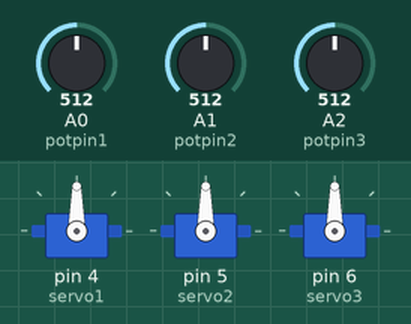
Bench run of a sketch on a simulated Arduino Uno, built with avr-gcc and run on an emulated ATmega328P. Shown: 3 × servo. The test bench sets the inputs (shaded band); at power-on: A0 (potpin1) = 512, A1 (potpin2) = 512, A2 (potpin3) = 512.

Above: at 1.2 s.
1.3 s: A0 (potpin1) set to 716
At 2.4 s:
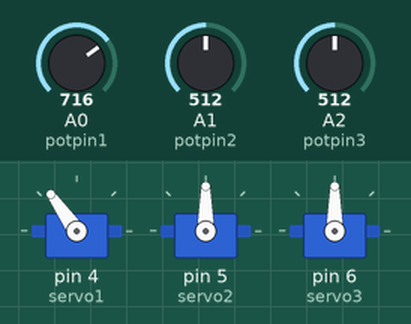
2.8 s: A1 (potpin2) set to 716
At 3.9 s:
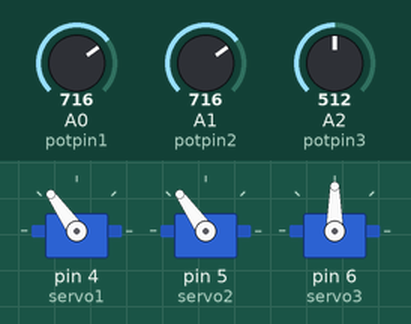
4.3 s: A2 (potpin3) set to 716
At 5.2 s:
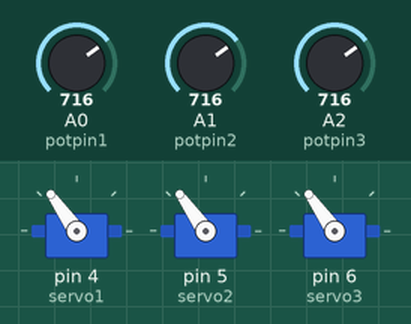
5.8 s: A0 (potpin1) set to 900
At 6.7 s:
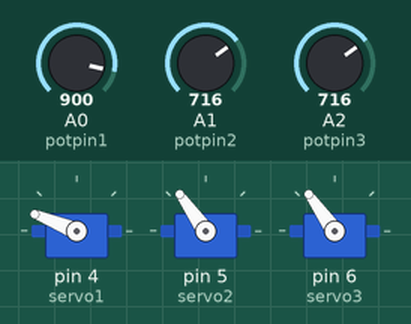
7.3 s: A1 (potpin2) set to 900
At 8.2 s:
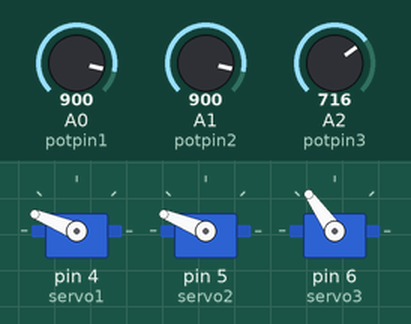
8.8 s: A2 (potpin3) set to 900
At 9.6 s:
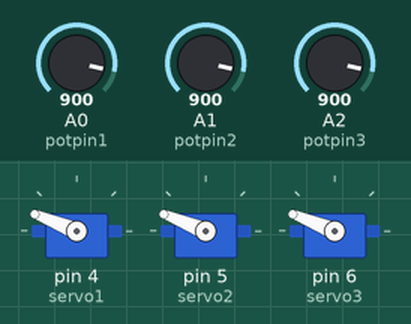
Timing chart, 0 to 11.3 s (numbered marks = the images above; inputs shaded):
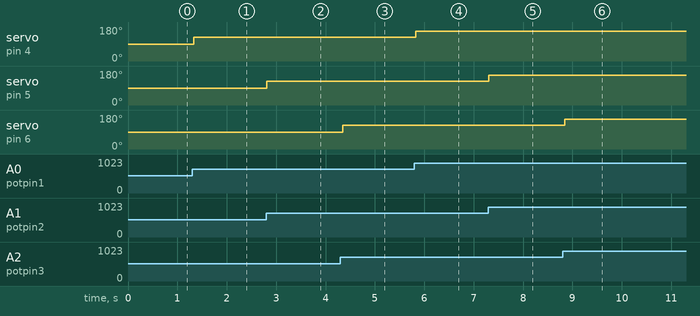

Measured:
- after the input at 1.3 s, servo on pin 4 (servo1): 90° → 125° at once
- after the input at 2.8 s, servo on pin 5 (servo2): 90° → 125° at once
- after the input at 4.3 s, servo on pin 6 (servo3): 90° → 125° after 0.05 s
- after the input at 5.8 s, servo on pin 4 (servo1): 125° → 158° at once
- after the input at 7.3 s, servo on pin 5 (servo2): 125° → 158° at once
- after the input at 8.8 s, servo on pin 6 (servo3): 125° → 158° at once

The sketch:

kapli_ardiunoson.ino
```cpp
#include <Servo.h>   //servo ve step kütüphaneleri
#include <Stepper.h>

Servo servo1;  // Servo nesnesi oluşturuyoruz
Servo servo2;
Servo servo3;

int potpin1 = A0;   // Potansiyometrelerin bağlı olduğu pinler
int potpin2 = A1;
int potpin3 =A2;


int pos = 0;         // Servo motorun açı değeri(ilk çalıştığında 0 derece)

void setup() {
servo1.attach(4);  // Servo motorların sinyal pinini belirtiyoruz
servo2.attach(5);
servo3.attach(6);


}

void loop() {
servo1a();
servo2a();
servo3a();
}

void servo1a(){                      //burda her servo için void açtım sebebi;tek loop içinde her servoya güç gitmesidir
  pos = analogRead(potpin1);
  pos = map(pos, 0, 1023, 0, 180);
  servo1.write(pos);
  delay(20);

}
void servo2a(){
   pos = analogRead(potpin2);
  pos = map(pos, 0, 1023, 0, 180);
 servo2.write(pos);
 delay(20);
}
void servo3a(){
  pos = analogRead(potpin3);
  pos = map(pos, 0, 1023, 0, 180);
 servo3.write(pos);
 delay(20);
}
```
